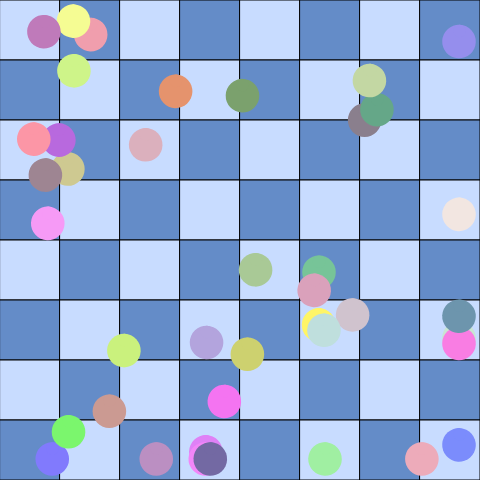
Frame 1 (no input)
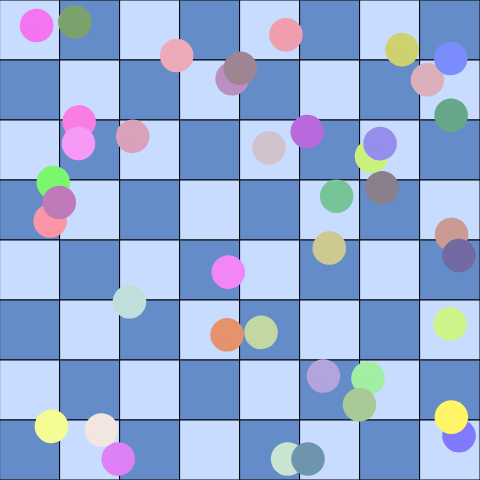
Frame 60 (no input)
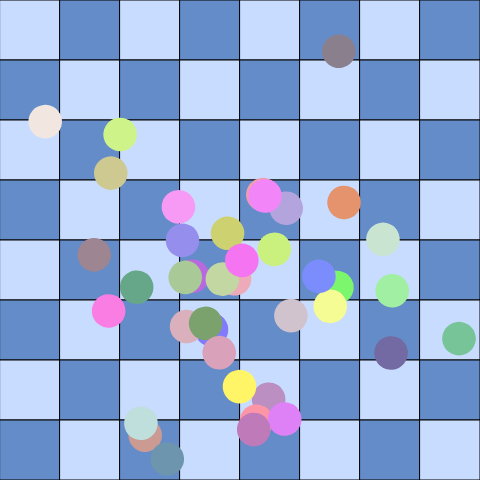
Frame 120 (the mouse pressed at the canvas centre since frame 60)

The p5.js sketch that drew these frames (run headless with seeded random() and noise() and a simulated clock; from frame 60 on, the mouse is pressed at the canvas centre):

// p5.js sketch
// ── sketch.js
let pieces = [];
const boardSize = 8;
const squareSize = 60;
const gridSize = boardSize * squareSize;
let time = 0;

class Piece {
  constructor() {
    this.reset();
    this.size = squareSize * 0.7;
    this.speed = random(0.002, 0.008);
    this.angle = random(TWO_PI);
    this.color = color(random(100, 255), random(100, 255), random(100, 255));
  }

  reset() {
    this.x = random(gridSize);
    this.y = random(gridSize);
    this.targetX = random(gridSize);
    this.targetY = random(gridSize);
    this.transition = 0;
  }

  update() {
    time += this.speed;
    this.transition += 0.01;
    
    // Smoothly transition between targets
    if (this.transition >= 1) {
      this.reset();
    }
    
    const t = easeInOut(this.transition);
    this.x = lerp(this.x, this.targetX, t);
    this.y = lerp(this.y, this.targetY, t);
    
    // Add some gentle floating motion
    this.x += sin(time * 0.5 + this.angle) * 0.8;
    this.y += cos(time * 0.3 + this.angle) * 0.8;
    
    // Keep within bounds
    this.x = constrain(this.x, 0, gridSize - this.size);
    this.y = constrain(this.y, 0, gridSize - this.size);
  }

  display() {
    push();
    translate(this.x + this.size/2, this.y + this.size/2);
    rotate(time * 0.3);
    
    fill(this.color);
    noStroke();
    
    // Draw a simple chess piece shape (king-like)
    ellipse(0, 0, this.size * 0.8, this.size * 0.8);
    ellipse(0, -this.size/4, this.size * 0.3, this.size * 0.3);
    
    pop();
  }
}

function setup() {
  createCanvas(gridSize, gridSize);
  
  // Create pieces
  for (let i = 0; i < 40; i++) {
    pieces.push(new Piece());
  }
}

function draw() {
  background(240);
  
  // Draw chessboard pattern
  for (let y = 0; y < boardSize; y++) {
    for (let x = 0; x < boardSize; x++) {
      if ((x + y) % 2 === 0) {
        fill(200, 220, 255);
      } else {
        fill(100, 140, 200);
      }
      rect(x * squareSize, y * squareSize, squareSize, squareSize);
    }
  }
  
  // Update and display pieces
  for (let piece of pieces) {
    piece.update();
    piece.display();
  }
}

function easeInOut(t) {
  return t < 0.5 ? 2 * t * t : -1 + (4 - 2 * t) * t;
}
